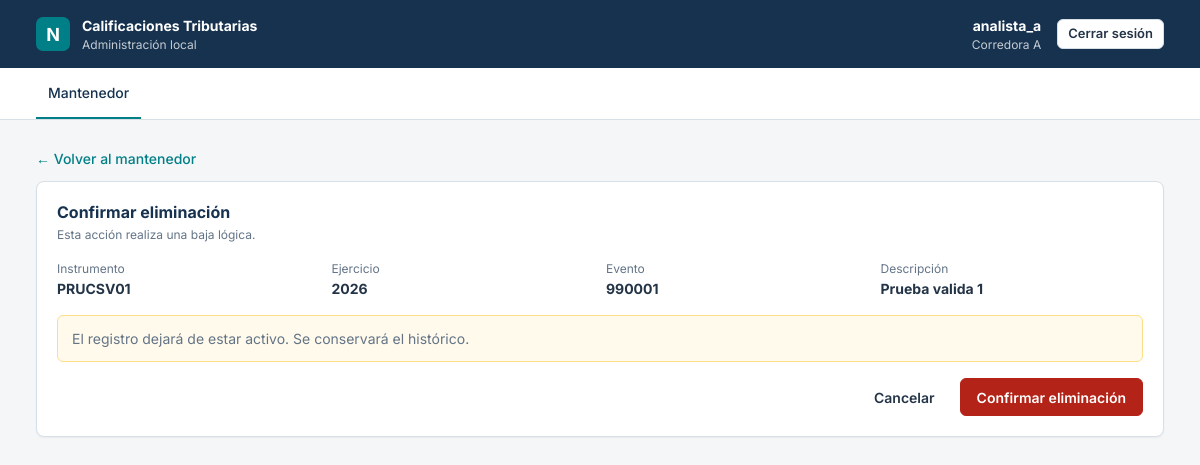
The app's page /5/eliminar/ (signed in) with its own data.
### cuentas/models.py (models this page shows, shortened)
class Usuario(AbstractUser):
    corredora = models.ForeignKey(
        Corredora,
        on_delete=models.PROTECT,
        null=True,
        blank=True,
        related_name='usuarios',
    )

class Corredora(models.Model):
    rut = models.CharField(max_length=12, unique=True)
    nombre = models.CharField(max_length=150)
    class Meta:
        ordering = ['nombre']

### calificaciones/models.py (models this page shows, shortened)
class DatosCalificacion(models.Model):
    instrumento = models.ForeignKey(Instrumento, on_delete=models.PROTECT)
    ejercicio = models.PositiveSmallIntegerField()
    fecha_pago = models.DateField()
    secuencia_evento = models.PositiveBigIntegerField()
    numero_dividendo = models.PositiveIntegerField(default=0)
    descripcion = models.CharField(max_length=200)
    valor_historico = models.DecimalField(max_digits=18, decimal_places=8, default=0)
    factor_actualizacion = models.DecimalField(max_digits=12, decimal_places=8, default=0)
    isfut = models.BooleanField('ISFUT', default=False)
    class Meta:
        abstract = True
        ordering = ['-ejercicio', 'instrumento__codigo', 'secuencia_evento']

class CalificacionLocal(DatosCalificacion):
    class FormaIngreso(models.TextChoices):
        MANUAL = 'MANUAL', 'Manual'
        ARCHIVO = 'ARCHIVO', 'Archivo'
    corredora = models.ForeignKey(Corredora, on_delete=models.PROTECT, related_name='calificaciones')
    base = models.ForeignKey(
        CalificacionBase,
        on_delete=models.PROTECT,
        null=True,
        blank=True,
        related_name='locales',
        help_text='Calificación de Bolsa que reemplaza, si existe.',
    )
    forma_ingreso = models.CharField(max_length=7, choices=FormaIngreso.choices, default=FormaIngreso.MANUAL)
    activa = models.BooleanField(default=True)
    creada = models.DateTimeField(auto_now_add=True)
    modificada = models.DateTimeField(auto_now=True)
    class Meta(DatosCalificacion.Meta):
        verbose_name = 'calificación local'
        verbose_name_plural = 'calificaciones locales'
        permissions = [('carga_masiva', 'Puede ejecutar la carga masiva por CSV')]

class Instrumento(models.Model):
    codigo = models.CharField(max_length=30)
    mercado = models.CharField(max_length=3, choices=Mercado.choices)
    inscrito = models.BooleanField(default=True)
    class Meta:
        ordering = ['codigo']
        constraints = [
            models.UniqueConstraint(fields=['codigo', 'mercado'], name='instrumento_unico_por_mercado'),
        ]

### calificaciones/views.py (the view)
# urls.py: path('<int:pk>/eliminar/', views.baja, name='eliminar'),
@login_required
@permission_required('calificaciones.change_calificacionlocal', raise_exception=True)
def baja(request, pk):
    corredora = corredora_actual(request)
    calificacion = get_object_or_404(CalificacionLocal, pk=pk, corredora=corredora, activa=True)
    if request.method == 'POST':
        calificacion.activa = False
        calificacion.save(update_fields=['activa', 'modificada'])
        messages.success(request, 'Registro retirado del listado activo. El histórico se conservó.')
        return redirect('calificaciones:mantenedor')
    return render(request, 'calificaciones/confirmar_baja.html', {
        'corredora': corredora,
        'calificacion': calificacion,
    })

### cuentas/sesion.py (called while the page is built)
def corredora_actual(request):
    if not request.user.is_authenticated or request.user.corredora is None:
        raise PermissionDenied
    return request.user.corredora

### calificaciones/templates/calificaciones/confirmar_baja.html (shortened to what this page needs)
{% extends 'base.html' %}
{% block contenido %}
<a href="{% url 'calificaciones:mantenedor' %}" class="back-link">← Volver al mantenedor</a>
<section class="panel form-section">
  <h2>Confirmar eliminación</h2>
  <p class="help">Esta acción realiza una baja lógica.</p>
  <div class="record-summary">
    <div><span>Instrumento</span><strong>{{ calificacion.instrumento.codigo }}</strong></div>
    <div><span>Ejercicio</span><strong>{{ calificacion.ejercicio }}</strong></div>
    <div><span>Evento</span><strong>{{ calificacion.secuencia_evento }}</strong></div>
    <div><span>Descripción</span><strong>{{ calificacion.descripcion }}</strong></div>
  </div>
  <p class="alert alert--warning">
    El registro dejará de estar activo. Se conservará el histórico.
  </p>
  <form method="post" class="form-actions">
    <a href="{% url 'calificaciones:mantenedor' %}" class="button button--ghost">Cancelar</a>
    <button type="submit" class="button button--danger">Confirmar eliminación</button>
  </form>
</section>
{% endblock %}

### templates/base.html (shortened to what this page needs)
{% load static %}<!doctype html>
<html lang="es">
<head>
  <link rel="stylesheet" href="{% static 'css/app.css' %}">
</head>
<body>
  <header class="app-header">
    <div class="brand">
      <div class="brand__mark">N</div>
      <div>
        <strong>Calificaciones Tributarias</strong>
        <span>Administración local</span>
      </div>
    </div>
    {% if user.is_authenticated %}
      <div class="user-menu">
        <div class="user">
          <strong>{{ user.get_full_name|default:user.get_username }}</strong>
          <span>{{ user.corredora.nombre|default:"Sin corredora" }}</span>
        </div>
        <form method="post" action="{% url 'cuentas:logout' %}">
          <button type="submit" class="button button--small button--on-dark">Cerrar sesión</button>
        </form>
      </div>
    {% endif %}
  </header>
  {% if user.is_authenticated %}
    <nav class="section-nav" aria-label="Navegación principal">
      <a href="{% url 'calificaciones:mantenedor' %}" class="active">Mantenedor</a>
    </nav>
  {% endif %}
  <main class="page">
    {% block contenido %}{% endblock %}
  </main>
</body>
</html>

### static/css/app.css (style rules this page uses)
:root { --navy: #16324f; --teal: #007f86; --teal-dark: #00696f; --bg: #f4f6f8; --text: #243447; --line: #d8e0e7; --muted: #637487; --surface: #ffffff; --error: #b42318; --error-bg: #fef3f2; --success: #067647; --success-bg: #ecfdf3; --warning: #93370d; --warning-bg: #fffaeb; --info-bg: #eef6f7; --radius: 8px; --shadow: 0 1px 2px rgb(16 24 40 / 5%); }
* { box-sizing: border-box; }
body { margin: 0; min-width: 320px; background: var(--bg); color: var(--text); font-family: 'Inter', Arial, sans-serif; font-size: 14px; line-height: 1.5; }
button, input, select { font: inherit; color: inherit; }
h1, h2, h3 { margin: 0; line-height: 1.25; }
p { margin: 0; }
.app-header { display: flex; align-items: center; justify-content: space-between; gap: 16px; min-height: 68px; padding: 0 36px; background: var(--navy); color: #fff; }
.brand { display: flex; align-items: center; gap: 12px; }
.brand__mark { width: 34px; height: 34px; border-radius: 7px; display: grid; place-items: center; background: var(--teal); font-size: 18px; font-weight: 700; }
.brand span, .user span { display: block; font-size: 12px; opacity: .75; }
.user { text-align: right; }
.user-menu { display: flex; align-items: center; gap: 16px; }
.button--on-dark { background: transparent; color: #fff; border-color: rgb(255 255 255 / 35%); }
.section-nav { display: flex; gap: 4px; padding: 0 36px; background: var(--surface); border-bottom: 1px solid var(--line); }
.section-nav a { padding: 14px 12px; color: var(--muted); text-decoration: none; font-weight: 500; border-bottom: 2px solid transparent; }
.section-nav a.active { color: var(--navy); border-bottom-color: var(--teal); }
.page { max-width: 1400px; margin: 0 auto; padding: 28px 36px 48px; }
.back-link { display: inline-block; margin-bottom: 12px; color: var(--teal); text-decoration: none; font-weight: 500; }
.panel { background: var(--surface); border: 1px solid var(--line); border-radius: var(--radius); box-shadow: var(--shadow); margin-bottom: 20px; }
.help { color: var(--muted); font-size: 12px; }
.button { display: inline-flex; align-items: center; justify-content: center; gap: 6px; height: 38px; padding: 0 16px; border-radius: 6px; border: 1px solid var(--line); background: #fff; color: var(--text); font-weight: 600; text-decoration: none; cursor: pointer; }
.button--danger { background: var(--error); border-color: var(--error); color: #fff; }
.button--ghost { border-color: transparent; background: transparent; }
.button--small { height: 30px; padding: 0 10px; font-size: 13px; }
.alert { padding: 12px 14px; border-radius: 6px; border: 1px solid var(--line); background: var(--info-bg); margin-bottom: 12px; }
.alert--warning { background: var(--warning-bg); border-color: #fedf89; color: var(--warning); }
.form-section { padding: 20px; }
.form-section h2 { font-size: 16px; color: var(--navy); }
.form-section > p { color: var(--muted); margin: 4px 0 16px; }
.form-actions { display: flex; justify-content: flex-end; gap: 8px; }
.record-summary { display: grid; grid-template-columns: repeat(auto-fit, minmax(140px, 1fr)); gap: 12px; margin: 16px 0; }
.record-summary span { display: block; color: var(--muted); font-size: 12px; }

### records on screen
Usuario: get_full_name "analista_a", corredora.nombre "Corredora A"
CalificacionLocal: instrumento.codigo "PRUCSV01", ejercicio "2026", secuencia_evento "990001", descripcion "Prueba valida 1"
